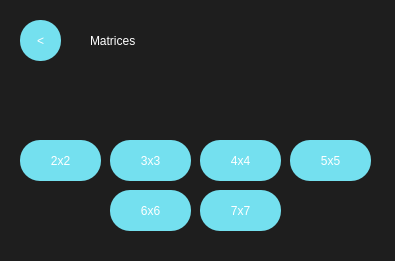
<?xml version="1.0" encoding="UTF-8"?>
<ui version="4.0">
 <class>MainWindow</class>
 <widget class="QMainWindow" name="MainWindow">
  <property name="geometry">
   <rect>
    <x>0</x>
    <y>0</y>
    <width>395</width>
    <height>261</height>
   </rect>
  </property>
  <property name="minimumSize">
   <size>
    <width>0</width>
    <height>0</height>
   </size>
  </property>
  <property name="maximumSize">
   <size>
    <width>700</width>
    <height>500</height>
   </size>
  </property>
  <property name="windowTitle">
   <string>MainWindow</string>
  </property>
  <property name="styleSheet">
   <string notr="true">QWidget{
background-color:#1E1E1E;
}

QPushButton{
background-color:#74E0Ef;
color:white;
font: 30pt &quot;Impact&quot;;
border-radius:25px;
}

QPushButton:hover{
background-color:#7A63FF;
color:#74E0Ef;
font: 30pt &quot;Impact&quot;;
border-radius:30px;
}

</string>
  </property>
  <widget class="QWidget" name="centralwidget">
   <widget class="QLabel" name="label">
    <property name="geometry">
     <rect>
      <x>90</x>
      <y>10</y>
      <width>241</width>
      <height>61</height>
     </rect>
    </property>
    <property name="styleSheet">
     <string notr="true">color:white;
font: 50pt &quot;Impact&quot;;
</string>
    </property>
    <property name="text">
     <string>Matrices</string>
    </property>
   </widget>
   <widget class="QPushButton" name="GausBackButton">
    <property name="geometry">
     <rect>
      <x>20</x>
      <y>20</y>
      <width>41</width>
      <height>41</height>
     </rect>
    </property>
    <property name="styleSheet">
     <string notr="true">font: 20pt &quot;impact&quot;;
border-radius:20px;</string>
    </property>
    <property name="text">
     <string>&lt;</string>
    </property>
   </widget>
   <widget class="QPushButton" name="GausButton2x2">
    <property name="geometry">
     <rect>
      <x>20</x>
      <y>140</y>
      <width>81</width>
      <height>41</height>
     </rect>
    </property>
    <property name="maximumSize">
     <size>
      <width>16777215</width>
      <height>300</height>
     </size>
    </property>
    <property name="styleSheet">
     <string notr="true">font: 20pt &quot;impact&quot;;
border-radius:20px;</string>
    </property>
    <property name="text">
     <string>2x2</string>
    </property>
   </widget>
   <widget class="QPushButton" name="GausButton3x3">
    <property name="geometry">
     <rect>
      <x>110</x>
      <y>140</y>
      <width>81</width>
      <height>41</height>
     </rect>
    </property>
    <property name="maximumSize">
     <size>
      <width>16777215</width>
      <height>300</height>
     </size>
    </property>
    <property name="styleSheet">
     <string notr="true">font: 20pt &quot;impact&quot;;
border-radius:20px;</string>
    </property>
    <property name="text">
     <string>3x3</string>
    </property>
   </widget>
   <widget class="QPushButton" name="GausButton4x4">
    <property name="geometry">
     <rect>
      <x>200</x>
      <y>140</y>
      <width>81</width>
      <height>41</height>
     </rect>
    </property>
    <property name="maximumSize">
     <size>
      <width>16777215</width>
      <height>300</height>
     </size>
    </property>
    <property name="styleSheet">
     <string notr="true">font: 20pt &quot;impact&quot;;
border-radius:20px;</string>
    </property>
    <property name="text">
     <string>4x4</string>
    </property>
   </widget>
   <widget class="QPushButton" name="GausButton5x5">
    <property name="geometry">
     <rect>
      <x>290</x>
      <y>140</y>
      <width>81</width>
      <height>41</height>
     </rect>
    </property>
    <property name="maximumSize">
     <size>
      <width>16777215</width>
      <height>300</height>
     </size>
    </property>
    <property name="styleSheet">
     <string notr="true">font: 20pt &quot;impact&quot;;
border-radius:20px;</string>
    </property>
    <property name="text">
     <string>5x5</string>
    </property>
   </widget>
   <widget class="QPushButton" name="GausButton6x6">
    <property name="geometry">
     <rect>
      <x>110</x>
      <y>190</y>
      <width>81</width>
      <height>41</height>
     </rect>
    </property>
    <property name="maximumSize">
     <size>
      <width>16777215</width>
      <height>300</height>
     </size>
    </property>
    <property name="styleSheet">
     <string notr="true">font: 20pt &quot;impact&quot;;
border-radius:20px;</string>
    </property>
    <property name="text">
     <string>6x6</string>
    </property>
   </widget>
   <widget class="QPushButton" name="GausButton7x7">
    <property name="geometry">
     <rect>
      <x>200</x>
      <y>190</y>
      <width>81</width>
      <height>41</height>
     </rect>
    </property>
    <property name="maximumSize">
     <size>
      <width>16777215</width>
      <height>300</height>
     </size>
    </property>
    <property name="styleSheet">
     <string notr="true">font: 20pt &quot;impact&quot;;
border-radius:20px;</string>
    </property>
    <property name="text">
     <string>7x7</string>
    </property>
   </widget>
  </widget>
 </widget>
 <resources/>
 <connections/>
</ui>
